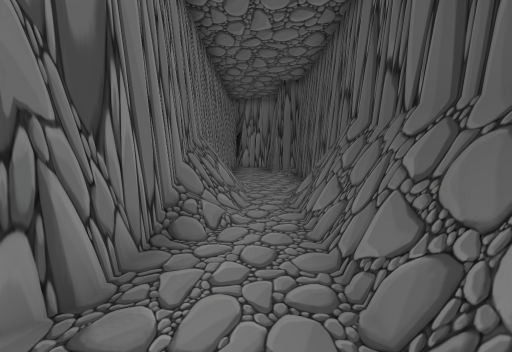
[1] (above)

17 first-person views from a walk through a 3-D level made in the Unity game engine. The camera is 1.3 m above the floor, tilts 6° down and sees 90° across. The floor is counted in squares, 1 m on a side. Each view is taken from the middle of a square. On the plan, view 1 faces up. The plan holds only what a view shows up to about 13 squares ahead; the rest is blank. The place goes on beyond the plan. The player is left out.

[2]
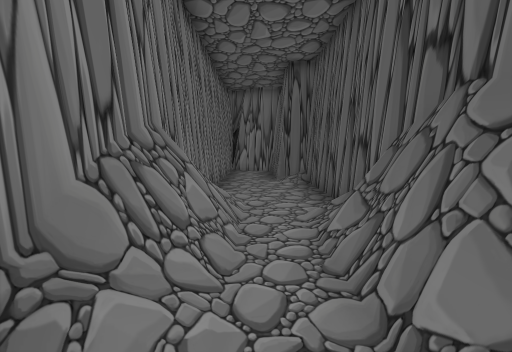

[3]
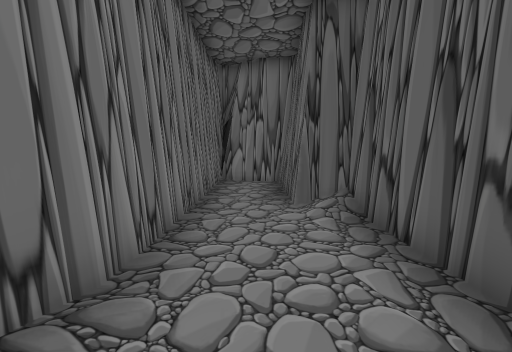

[4]
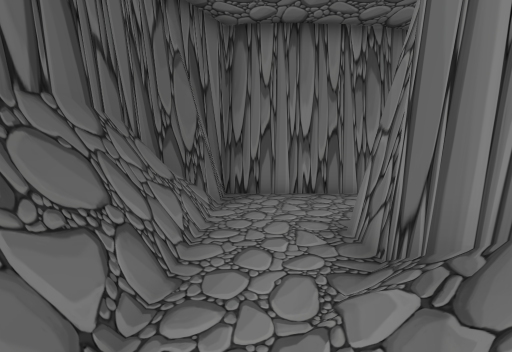

[5]
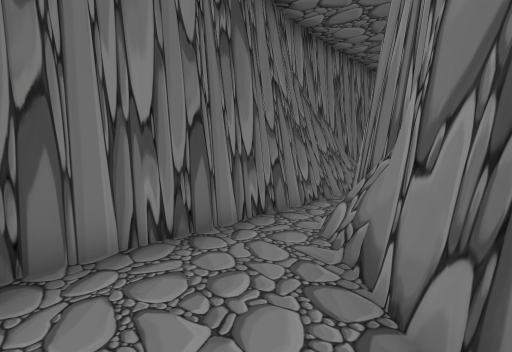

[6]
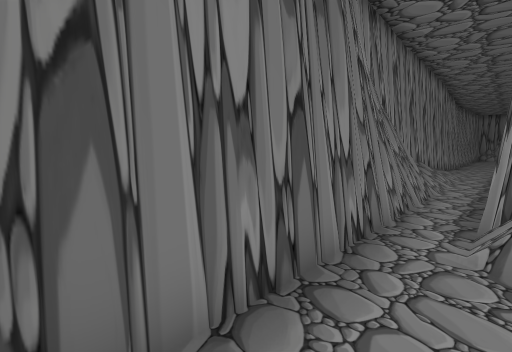

[7]
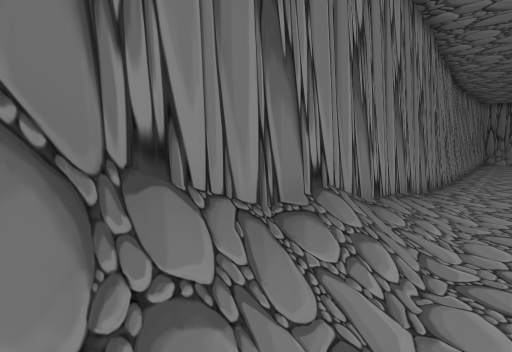

[8]
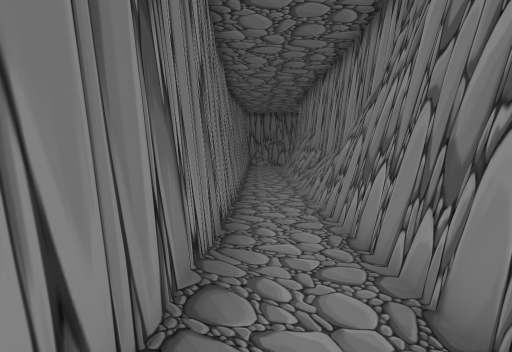

[9]
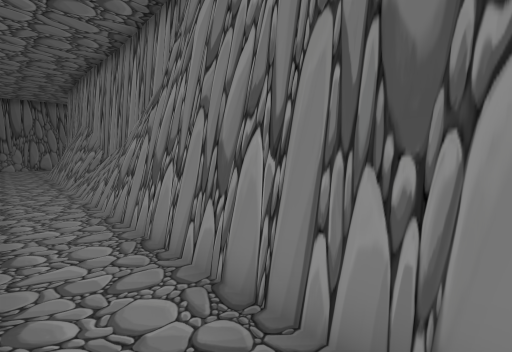

[10]
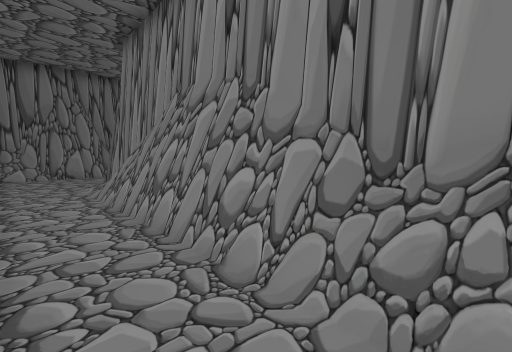

[11]
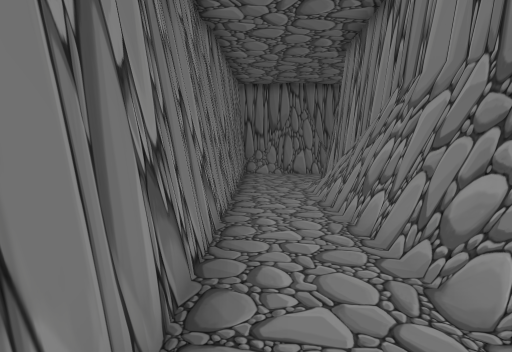

[12]
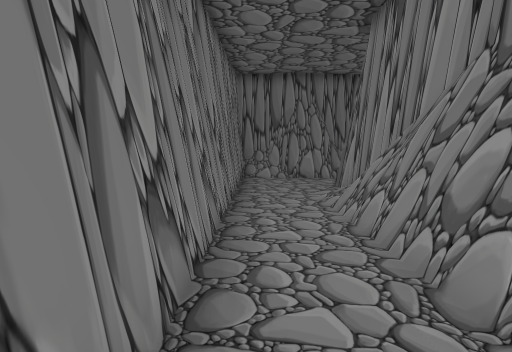

[13]
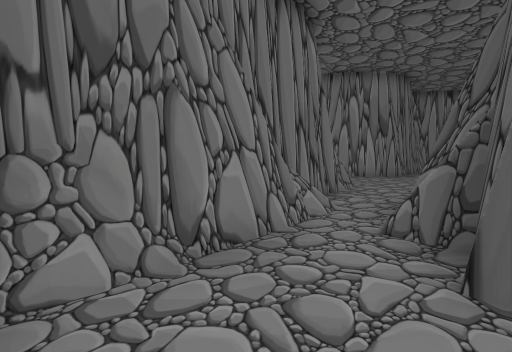

[14]
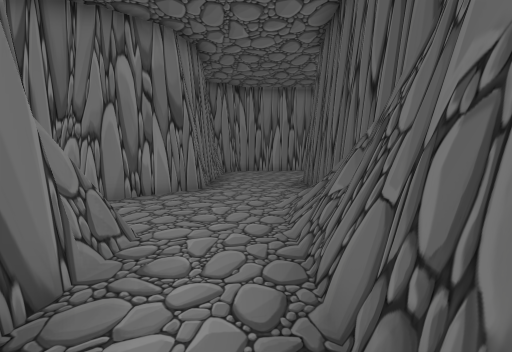

[15]
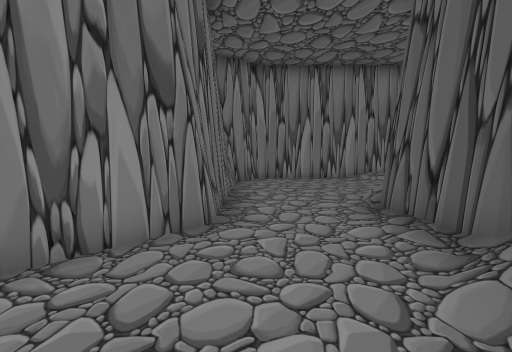

[16]
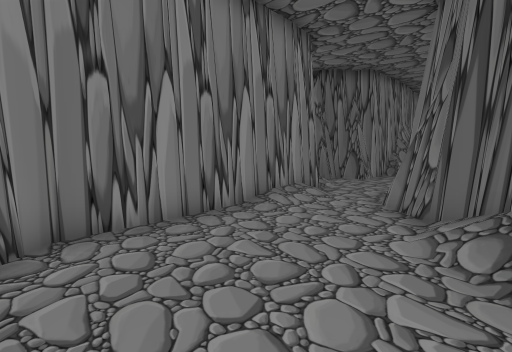

[17]
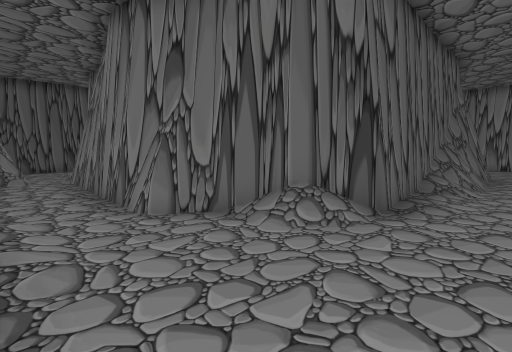

### Floor plan
Key: @ floor where view 1 was taken; # wall or solid block; . floor; / step, stairs or slope; = window, fence, low wall or low ledge; O other object.
Columns run from 39 left of view 1 to 2 right of it. Each row starts with its distance up from view 1.
 20             ##
 19   #########..#####                   ####
 18  ##....///......O##                  #..#
 17  #..................                 #..#
 16  #......########=...                 #..#
 15  #.....###                           #..#
 14  #....##                             #..##
 13  #...##                              #...#
 12  #...#                               #...#
 11 ##...#                               #...#
 10 #....#                               #/..#
  9 ..../#                               #/..#
  8 ....=#                               #=..#
  7  ...##                               ##.=#
  6 ##..##                               ##.=#
  5  #..#                                ##.=#
  4  #..#                                #/.=#
  3  #=.##                               #..=#
  2  ##.=#                              ##..=#
  1   #..######  #####                 ##...=#
  0   #....//######O=##########      ###...@##
 -1  ##.....................................#
 -2  #=....................//////#=##########
 -3  ###############################

Where each view was taken, in squares from view 1:
view 1: 0 up, 0 right, facing up
view 2: 3 up, 0 right, facing up
view 3: 8 up, 0 right, facing up
view 4: 6 up, 0 right, facing down
view 5: 2 up, 0 right, facing down-left
view 6: 0 up, 0 right, facing down-left
view 7: 1 down, 9 left, facing down-left
view 8: 2 down, 13 left, facing left
view 9: 2 down, 13 left, facing up-left
view 10: 2 down, 23 left, facing up-left
view 11: 2 down, 23 left, facing left
view 12: 2 down, 25 left, facing left
view 13: 2 down, 34 left, facing up-left
view 14: 3 up, 36 left, facing up
view 15: 7 up, 37 left, facing up
view 16: 14 up, 37 left, facing up-right
view 17: 18 up, 36 left, facing down-right
